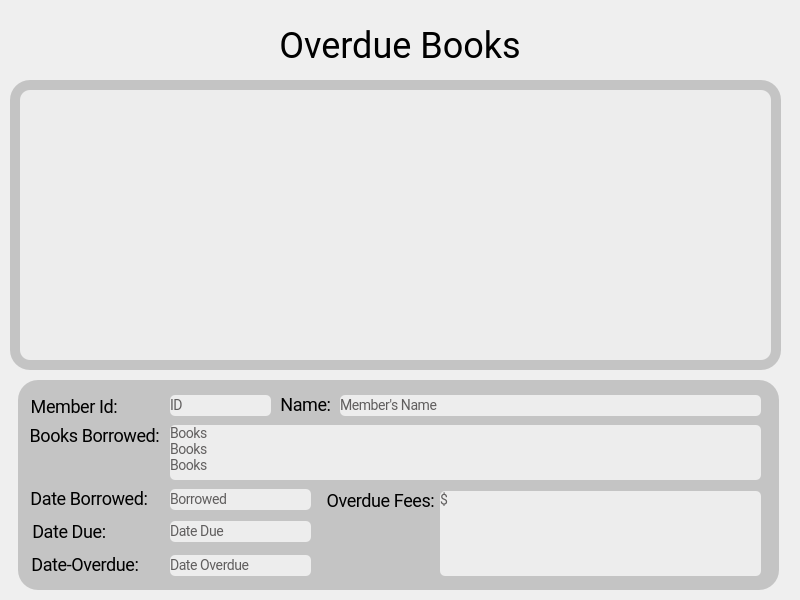
<?xml version="1.0" encoding="UTF-8"?>
<ui version="4.0">
 <class>book_report</class>
 <widget class="QDialog" name="book_report">
  <property name="geometry">
   <rect>
    <x>0</x>
    <y>0</y>
    <width>800</width>
    <height>600</height>
   </rect>
  </property>
  <property name="windowTitle">
   <string>Dialog</string>
  </property>
  <widget class="QLabel" name="labelBookOverdueText">
   <property name="geometry">
    <rect>
     <x>250</x>
     <y>20</y>
     <width>300</width>
     <height>51</height>
    </rect>
   </property>
   <property name="styleSheet">
    <string notr="true">/*Text*/

position: absolute;
width: 164px;
height: 56px;
left: 112px;
top: 47px;

font-family: Roboto;
font-style: normal;
font-weight: normal;
font-size: 36px;
line-height: 56px;
display: flex;
align-items: center;
text-align: center;</string>
   </property>
   <property name="text">
    <string>Overdue Books</string>
   </property>
   <property name="alignment">
    <set>Qt::AlignCenter</set>
   </property>
  </widget>
  <widget class="QLabel" name="labelBoarderReport1">
   <property name="geometry">
    <rect>
     <x>10</x>
     <y>80</y>
     <width>771</width>
     <height>290</height>
    </rect>
   </property>
   <property name="styleSheet">
    <string notr="true">position: absolute;
width: 613px;
height: 104px;
left: 34px;
top: 112px;

background: #C4C4C4;
border-radius: 20px;</string>
   </property>
   <property name="text">
    <string/>
   </property>
   <property name="alignment">
    <set>Qt::AlignCenter</set>
   </property>
  </widget>
  <widget class="QListWidget" name="ItemOverdueList">
   <property name="geometry">
    <rect>
     <x>20</x>
     <y>90</y>
     <width>751</width>
     <height>270</height>
    </rect>
   </property>
   <property name="styleSheet">
    <string notr="true">/*Widget Book Style Sheet*/

position: absolute;
width: 328.88px;
height: 258.34px;
left: 25.53px;
top: 154.21px;

background: #EDEDED;
border-radius: 10px; 

font-family: Roboto;
font-style: normal;
font-weight: normal;</string>
   </property>
  </widget>
  <widget class="QLabel" name="labelBoarderReport2">
   <property name="geometry">
    <rect>
     <x>18</x>
     <y>380</y>
     <width>761</width>
     <height>210</height>
    </rect>
   </property>
   <property name="styleSheet">
    <string notr="true">position: absolute;
width: 613px;
height: 104px;
left: 34px;
top: 112px;

background: #C4C4C4;
border-radius: 20px;</string>
   </property>
   <property name="text">
    <string/>
   </property>
  </widget>
  <widget class="QLabel" name="labelMemberIDText">
   <property name="geometry">
    <rect>
     <x>30</x>
     <y>396</y>
     <width>88</width>
     <height>22</height>
    </rect>
   </property>
   <property name="styleSheet">
    <string notr="true">/* Name: */


position: absolute;
width: 104px;
height: 28px;
left: 65px;
top: 136px;

font-family: Roboto;
font-style: normal;
font-weight: normal;
font-size: 18px;
line-height: 22px;
/* or 92% */

text-align: center;
letter-spacing: -0.408px;</string>
   </property>
   <property name="text">
    <string>Member Id:</string>
   </property>
   <property name="alignment">
    <set>Qt::AlignCenter</set>
   </property>
  </widget>
  <widget class="QLabel" name="lbOdmebID">
   <property name="geometry">
    <rect>
     <x>170</x>
     <y>395</y>
     <width>101</width>
     <height>21</height>
    </rect>
   </property>
   <property name="styleSheet">
    <string notr="true">/*Border 2 */


position: absolute;
width: 560px;
height: 45px;
left: 53px;
top: 142px;

background: #EDEDED;
border-radius: 5px;

/*Text*/

position: absolute;
width: 305px;
height: 31px;
left: 115px;
top: 153px;

font-family: Roboto;
font-style: normal;
font-weight: normal;
font-size: 14px;
line-height: 22px;
/* or 92% */

letter-spacing: -0.408px;

color: #605E5E;</string>
   </property>
   <property name="text">
    <string>ID</string>
   </property>
   <property name="margin">
    <number>3</number>
   </property>
  </widget>
  <widget class="QLabel" name="labelMemberNameText">
   <property name="geometry">
    <rect>
     <x>280</x>
     <y>394</y>
     <width>51</width>
     <height>22</height>
    </rect>
   </property>
   <property name="styleSheet">
    <string notr="true">/* Name: */


position: absolute;
width: 104px;
height: 28px;
left: 65px;
top: 136px;

font-family: Roboto;
font-style: normal;
font-weight: normal;
font-size: 18px;
line-height: 22px;
/* or 92% */

text-align: center;
letter-spacing: -0.408px;</string>
   </property>
   <property name="text">
    <string>Name:</string>
   </property>
   <property name="alignment">
    <set>Qt::AlignCenter</set>
   </property>
  </widget>
  <widget class="QLabel" name="lbOdName">
   <property name="geometry">
    <rect>
     <x>340</x>
     <y>395</y>
     <width>421</width>
     <height>21</height>
    </rect>
   </property>
   <property name="styleSheet">
    <string notr="true">/*Border 2 */


position: absolute;
width: 560px;
height: 45px;
left: 53px;
top: 142px;

background: #EDEDED;
border-radius: 5px;

/*Text*/

position: absolute;
width: 305px;
height: 31px;
left: 115px;
top: 153px;

font-family: Roboto;
font-style: normal;
font-weight: normal;
font-size: 14px;
line-height: 22px;
/* or 92% */

letter-spacing: -0.408px;

color: #605E5E;</string>
   </property>
   <property name="text">
    <string>Member's Name</string>
   </property>
   <property name="margin">
    <number>3</number>
   </property>
  </widget>
  <widget class="QLabel" name="labelBooksBorrowedText">
   <property name="geometry">
    <rect>
     <x>30</x>
     <y>425</y>
     <width>129</width>
     <height>22</height>
    </rect>
   </property>
   <property name="styleSheet">
    <string notr="true">/* Name: */


position: absolute;
width: 104px;
height: 28px;
left: 65px;
top: 136px;

font-family: Roboto;
font-style: normal;
font-weight: normal;
font-size: 18px;
line-height: 22px;
/* or 92% */

text-align: center;
letter-spacing: -0.408px;</string>
   </property>
   <property name="text">
    <string>Books Borrowed:</string>
   </property>
   <property name="alignment">
    <set>Qt::AlignCenter</set>
   </property>
  </widget>
  <widget class="QLabel" name="lbOdbooksBorrowed">
   <property name="geometry">
    <rect>
     <x>170</x>
     <y>425</y>
     <width>591</width>
     <height>55</height>
    </rect>
   </property>
   <property name="styleSheet">
    <string notr="true">/*Border 2 */


position: absolute;
width: 560px;
height: 45px;
left: 53px;
top: 142px;

background: #EDEDED;
border-radius: 5px;

/*Text*/

position: absolute;
width: 305px;
height: 31px;
left: 115px;
top: 153px;

font-family: Roboto;
font-style: normal;
font-weight: normal;
font-size: 14px;
line-height: 22px;
/* or 92% */

letter-spacing: -0.408px;

color: #605E5E;</string>
   </property>
   <property name="text">
    <string>Books 
Books 
Books</string>
   </property>
   <property name="alignment">
    <set>Qt::AlignLeading|Qt::AlignLeft|Qt::AlignTop</set>
   </property>
   <property name="margin">
    <number>3</number>
   </property>
  </widget>
  <widget class="QLabel" name="labelDateBorrowedText">
   <property name="geometry">
    <rect>
     <x>30</x>
     <y>488</y>
     <width>118</width>
     <height>22</height>
    </rect>
   </property>
   <property name="styleSheet">
    <string notr="true">/* Name: */


position: absolute;
width: 104px;
height: 28px;
left: 65px;
top: 136px;

font-family: Roboto;
font-style: normal;
font-weight: normal;
font-size: 18px;
line-height: 22px;
/* or 92% */

text-align: center;
letter-spacing: -0.408px;</string>
   </property>
   <property name="text">
    <string>Date Borrowed:</string>
   </property>
   <property name="alignment">
    <set>Qt::AlignCenter</set>
   </property>
  </widget>
  <widget class="QLabel" name="labelDateDateText">
   <property name="geometry">
    <rect>
     <x>31</x>
     <y>521</y>
     <width>76</width>
     <height>22</height>
    </rect>
   </property>
   <property name="styleSheet">
    <string notr="true">/* Name: */


position: absolute;
width: 104px;
height: 28px;
left: 65px;
top: 136px;

font-family: Roboto;
font-style: normal;
font-weight: normal;
font-size: 18px;
line-height: 22px;
/* or 92% */

text-align: center;
letter-spacing: -0.408px;</string>
   </property>
   <property name="text">
    <string>Date Due:</string>
   </property>
   <property name="alignment">
    <set>Qt::AlignCenter</set>
   </property>
  </widget>
  <widget class="QLabel" name="labelDateOverdueText">
   <property name="geometry">
    <rect>
     <x>30</x>
     <y>554</y>
     <width>110</width>
     <height>22</height>
    </rect>
   </property>
   <property name="styleSheet">
    <string notr="true">/* Name: */


position: absolute;
width: 104px;
height: 28px;
left: 65px;
top: 136px;

font-family: Roboto;
font-style: normal;
font-weight: normal;
font-size: 18px;
line-height: 22px;
/* or 92% */

text-align: center;
letter-spacing: -0.408px;</string>
   </property>
   <property name="text">
    <string>Date-Overdue:</string>
   </property>
   <property name="alignment">
    <set>Qt::AlignCenter</set>
   </property>
  </widget>
  <widget class="QLabel" name="labelOverdueFeesText">
   <property name="geometry">
    <rect>
     <x>320</x>
     <y>490</y>
     <width>121</width>
     <height>22</height>
    </rect>
   </property>
   <property name="styleSheet">
    <string notr="true">/* Name: */


position: absolute;
width: 104px;
height: 28px;
left: 65px;
top: 136px;

font-family: Roboto;
font-style: normal;
font-weight: normal;
font-size: 18px;
line-height: 22px;
/* or 92% */

text-align: center;
letter-spacing: -0.408px;</string>
   </property>
   <property name="text">
    <string>Overdue Fees:</string>
   </property>
   <property name="alignment">
    <set>Qt::AlignCenter</set>
   </property>
  </widget>
  <widget class="QLabel" name="lbOdDue">
   <property name="geometry">
    <rect>
     <x>170</x>
     <y>521</y>
     <width>141</width>
     <height>21</height>
    </rect>
   </property>
   <property name="styleSheet">
    <string notr="true">/*Border 2 */


position: absolute;
width: 560px;
height: 45px;
left: 53px;
top: 142px;

background: #EDEDED;
border-radius: 5px;

/*Text*/

position: absolute;
width: 305px;
height: 31px;
left: 115px;
top: 153px;

font-family: Roboto;
font-style: normal;
font-weight: normal;
font-size: 14px;
line-height: 22px;
/* or 92% */

letter-spacing: -0.408px;

color: #605E5E;</string>
   </property>
   <property name="text">
    <string>Date Due</string>
   </property>
   <property name="margin">
    <number>3</number>
   </property>
  </widget>
  <widget class="QLabel" name="lbOddateBorrowed">
   <property name="geometry">
    <rect>
     <x>170</x>
     <y>489</y>
     <width>141</width>
     <height>21</height>
    </rect>
   </property>
   <property name="styleSheet">
    <string notr="true">/*Border 2 */


position: absolute;
width: 560px;
height: 45px;
left: 53px;
top: 142px;

background: #EDEDED;
border-radius: 5px;

/*Text*/

position: absolute;
width: 305px;
height: 31px;
left: 115px;
top: 153px;

font-family: Roboto;
font-style: normal;
font-weight: normal;
font-size: 14px;
line-height: 22px;
/* or 92% */

letter-spacing: -0.408px;

color: #605E5E;</string>
   </property>
   <property name="text">
    <string>Borrowed</string>
   </property>
   <property name="margin">
    <number>3</number>
   </property>
  </widget>
  <widget class="QLabel" name="lbOdoverdue">
   <property name="geometry">
    <rect>
     <x>170</x>
     <y>555</y>
     <width>141</width>
     <height>21</height>
    </rect>
   </property>
   <property name="styleSheet">
    <string notr="true">/*Border 2 */


position: absolute;
width: 560px;
height: 45px;
left: 53px;
top: 142px;

background: #EDEDED;
border-radius: 5px;

/*Text*/

position: absolute;
width: 305px;
height: 31px;
left: 115px;
top: 153px;

font-family: Roboto;
font-style: normal;
font-weight: normal;
font-size: 14px;
line-height: 22px;
/* or 92% */

letter-spacing: -0.408px;

color: #605E5E;</string>
   </property>
   <property name="text">
    <string>Date Overdue</string>
   </property>
   <property name="margin">
    <number>3</number>
   </property>
  </widget>
  <widget class="QLabel" name="lbOdFees">
   <property name="geometry">
    <rect>
     <x>440</x>
     <y>491</y>
     <width>321</width>
     <height>85</height>
    </rect>
   </property>
   <property name="styleSheet">
    <string notr="true">/*Border 2 */


position: absolute;
width: 560px;
height: 45px;
left: 53px;
top: 142px;

background: #EDEDED;
border-radius: 5px;

/*Text*/

position: absolute;
width: 305px;
height: 31px;
left: 115px;
top: 153px;

font-family: Roboto;
font-style: normal;
font-weight: normal;
font-size: 14px;
line-height: 22px;
/* or 92% */

letter-spacing: -0.408px;

color: #605E5E;</string>
   </property>
   <property name="text">
    <string>$</string>
   </property>
   <property name="alignment">
    <set>Qt::AlignLeading|Qt::AlignLeft|Qt::AlignTop</set>
   </property>
   <property name="margin">
    <number>3</number>
   </property>
  </widget>
 </widget>
 <resources/>
 <connections/>
</ui>
